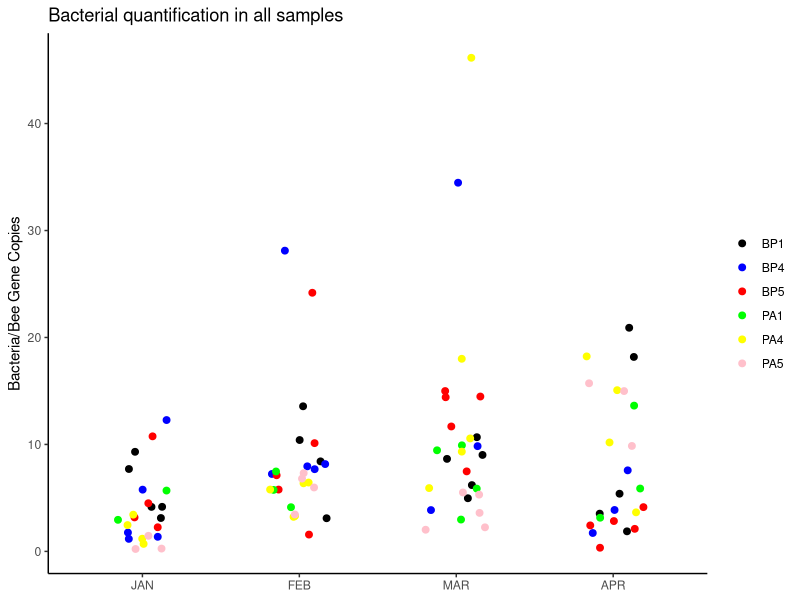
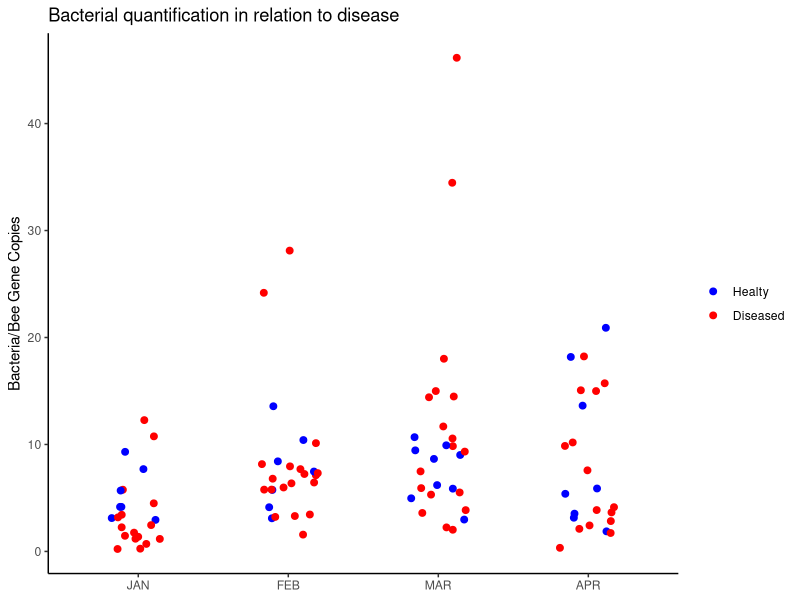
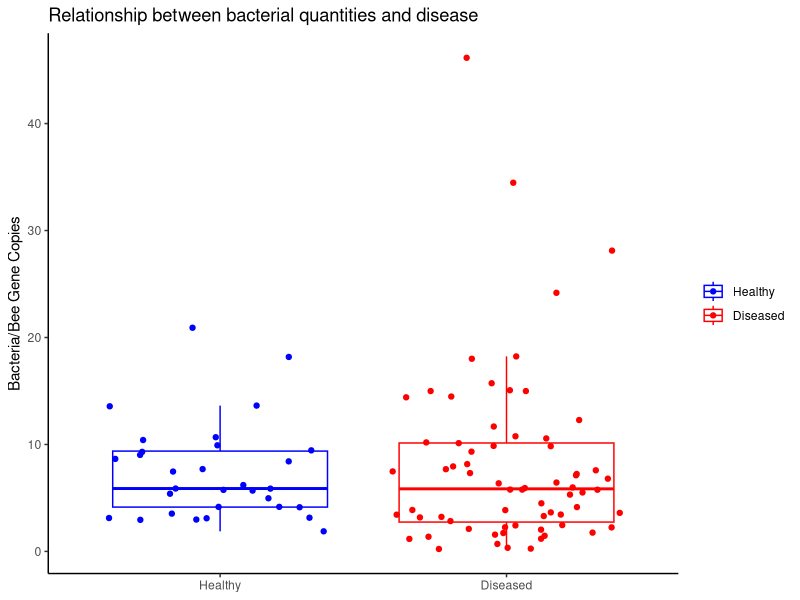
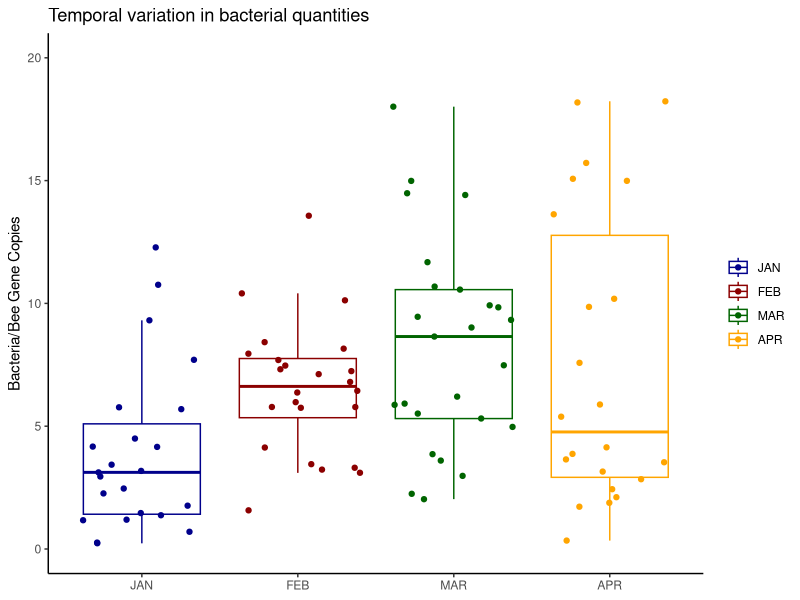
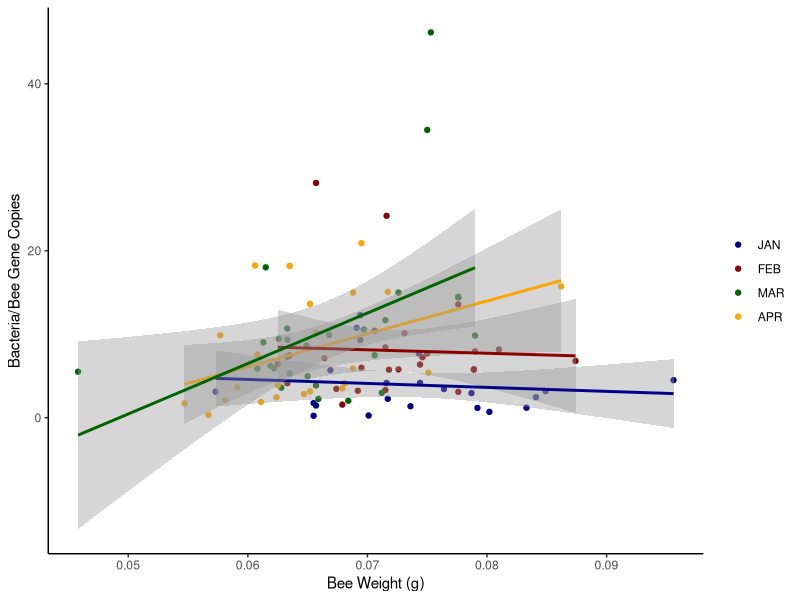

Reproduce these figures in R, in order.
#This script contains the analysis of bacterial quantification and forager weight per month, location and health status
#Diseased colonies are those that manifested any symptom of disease during the course of our study

library(tidyverse)
library(broom)
library(readxl)

get_metadata <- function(){
  metadata <- read_excel(path="raw_data/metadata.xlsx",
                         col_types=c(location = "text", colony = "text", sister = "text", disease = "logical",
                                     forager = "text", month = "text", weight = "numeric", sample = "text")
  )
  return(metadata)
}

quant <- read_csv(file="raw_data/16S_quantification.csv",
                  col_types=cols(group = col_character())) %>%
    select(group, relquant)
metadata <- get_metadata()
meta_quant <- inner_join(metadata, quant, by=c('sample'='group'))

# plotting 16S quantification x month x colony

ggplot(meta_quant, aes(x=month, y=relquant, color=colony)) +
  geom_jitter(shape=19, size=2, width=0.2) +
    scale_color_manual(name=NULL,
                     values=c("black", "blue", "red", "green", "yellow", "pink"),
                     breaks=c("BP1", "BP4", "BP5", "PA1", "PA4", "PA5"),
                     labels=c("BP1", "BP4", "BP5", "PA1", "PA4", "PA5")) +
  scale_x_discrete(limits=c("Jan", "Feb", "Mar", "Apr"),
                   labels=c("JAN", "FEB", "MAR", "APR")) +
  labs(title="Bacterial quantification in all samples",
       x=NULL,
       y="Bacteria/Bee Gene Copies") +
  theme_classic()

#plotting 16S quantification x month x disease

ggplot(meta_quant, aes(x=month, y=relquant, color=disease)) +
  geom_jitter(shape=19, size=2, width=0.2) +
  scale_color_manual(name=NULL,
                     values=c("blue", "red"),
                     breaks=c("FALSE", "TRUE"),
                     labels=c("Healty", "Diseased")) +
  scale_x_discrete(limits=c("Jan", "Feb", "Mar", "Apr"),
                   labels=c("JAN", "FEB", "MAR", "APR")) +
  labs(title="Bacterial quantification in relation to disease",
       x=NULL,
       y="Bacteria/Bee Gene Copies") +
  theme_classic()

#box plot of 16S quantification x colony health

ggplot(meta_quant, aes(x=disease, y=relquant, color=disease)) +
  geom_boxplot(outlier.shape=NA) +
  geom_jitter(shape=19)+
  scale_color_manual(name=NULL,
                     values=c("blue", "red"),
                     breaks=c("FALSE", "TRUE"),
                     labels=c("Healthy", "Diseased")) +
  scale_x_discrete(limits=c("FALSE", "TRUE"),
                   labels=c("Healthy", "Diseased")) +
  labs(title="Relationship between bacterial quantities and disease",
       x=NULL,
       y="Bacteria/Bee Gene Copies") +
  theme_classic()

#box plot of 16S quantification x month

ggplot(meta_quant, aes(x=month, y=relquant, color=month)) +
  ylim(0,20) +
  geom_boxplot(outlier.shape=NA) +
  geom_jitter(shape=19)+
  scale_color_manual(name=NULL,
                     values=c("darkblue", "darkred", "darkgreen", "orange"),
                     breaks=c("Jan", "Feb", "Mar", "Apr"),
                     labels=c("JAN", "FEB", "MAR", "APR")) +
  scale_x_discrete(limits=c("Jan", "Feb", "Mar", "Apr"),
                   labels=c("JAN", "FEB", "MAR", "APR")) +
  labs(title="Temporal variation in bacterial quantities",
       x=NULL,
       y="Bacteria/Bee Gene Copies") +
  theme_classic()

# statistics

meta_quant %>%
  mutate(disease = as.character(disease)) %>%
  select(sample, relquant, disease, location, month) %>%
  pivot_longer(cols=c(disease, location, month), names_to="characteristic", values_to="value") %>%
  drop_na() %>%
  nest(data = -characteristic) %>%
  mutate(tests = map(data, ~tidy(kruskal.test(relquant ~ value, data=.x)))) %>%
  unnest(cols=tests) %>%
  select(-data) %>%
  mutate(p.value.adj = p.adjust(p.value, method="BH"))

pairwise.wilcox.test(g=meta_quant$month, x=meta_quant$relquant, p.adjust.method="BH")

cor.test(meta_quant$relquant, meta_quant$weight)

cor.test(meta_quant$relquant, meta_quant$weight, method = "spearman")

lm_relquant_weight <- lm(relquant~weight + month, data=meta_quant)
summary(lm_relquant_weight)

ggplot(meta_quant, aes(x=weight, y=relquant, color=month)) +
  geom_point() +
  geom_smooth(method="lm", show.legend=FALSE) +
  scale_color_manual(name=NULL,
                     values=c("darkblue", "darkred", "darkgreen", "orange"),
                     breaks=c("Jan", "Feb", "Mar", "Apr"),
                     labels=c("JAN", "FEB", "MAR", "APR")) +
  labs(title=NULL,
       x="Bee Weight (g)",
       y="Bacteria/Bee Gene Copies") +
  theme_classic()
